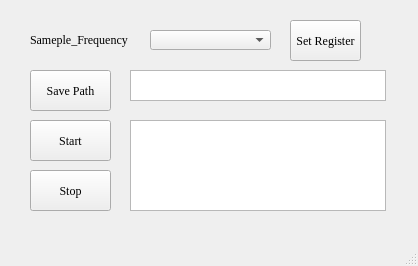
<?xml version="1.0" encoding="UTF-8"?>
<ui version="4.0">
 <class>MainWindow</class>
 <widget class="QMainWindow" name="MainWindow">
  <property name="geometry">
   <rect>
    <x>0</x>
    <y>0</y>
    <width>418</width>
    <height>266</height>
   </rect>
  </property>
  <property name="font">
   <font>
    <family>Times New Roman</family>
   </font>
  </property>
  <property name="windowTitle">
   <string>MainWindow</string>
  </property>
  <widget class="QWidget" name="centralwidget">
   <widget class="QToolButton" name="SavePath">
    <property name="geometry">
     <rect>
      <x>30</x>
      <y>70</y>
      <width>81</width>
      <height>41</height>
     </rect>
    </property>
    <property name="font">
     <font>
      <family>Times New Roman</family>
     </font>
    </property>
    <property name="text">
     <string>Save Path</string>
    </property>
   </widget>
   <widget class="QTextBrowser" name="SaveFIlePath">
    <property name="geometry">
     <rect>
      <x>130</x>
      <y>70</y>
      <width>256</width>
      <height>31</height>
     </rect>
    </property>
   </widget>
   <widget class="QPushButton" name="Start">
    <property name="geometry">
     <rect>
      <x>30</x>
      <y>120</y>
      <width>81</width>
      <height>41</height>
     </rect>
    </property>
    <property name="font">
     <font>
      <family>Times New Roman</family>
     </font>
    </property>
    <property name="text">
     <string>Start</string>
    </property>
   </widget>
   <widget class="QComboBox" name="Rate">
    <property name="geometry">
     <rect>
      <x>150</x>
      <y>30</y>
      <width>121</width>
      <height>20</height>
     </rect>
    </property>
   </widget>
   <widget class="QTextBrowser" name="State">
    <property name="geometry">
     <rect>
      <x>130</x>
      <y>120</y>
      <width>256</width>
      <height>91</height>
     </rect>
    </property>
   </widget>
   <widget class="QLabel" name="SamepleFrequency">
    <property name="geometry">
     <rect>
      <x>30</x>
      <y>20</y>
      <width>101</width>
      <height>39</height>
     </rect>
    </property>
    <property name="font">
     <font>
      <family>Times New Roman</family>
     </font>
    </property>
    <property name="text">
     <string>Sameple_Frequency</string>
    </property>
   </widget>
   <widget class="QPushButton" name="Stop">
    <property name="geometry">
     <rect>
      <x>30</x>
      <y>170</y>
      <width>81</width>
      <height>41</height>
     </rect>
    </property>
    <property name="font">
     <font>
      <family>Times New Roman</family>
     </font>
    </property>
    <property name="text">
     <string>Stop</string>
    </property>
   </widget>
   <widget class="QToolButton" name="SetRegister">
    <property name="geometry">
     <rect>
      <x>290</x>
      <y>20</y>
      <width>71</width>
      <height>41</height>
     </rect>
    </property>
    <property name="font">
     <font>
      <family>Times New Roman</family>
     </font>
    </property>
    <property name="text">
     <string>Set Register</string>
    </property>
   </widget>
  </widget>
  <widget class="QMenuBar" name="menubar">
   <property name="geometry">
    <rect>
     <x>0</x>
     <y>0</y>
     <width>418</width>
     <height>21</height>
    </rect>
   </property>
  </widget>
  <widget class="QStatusBar" name="statusbar"/>
 </widget>
 <resources/>
 <connections/>
</ui>
